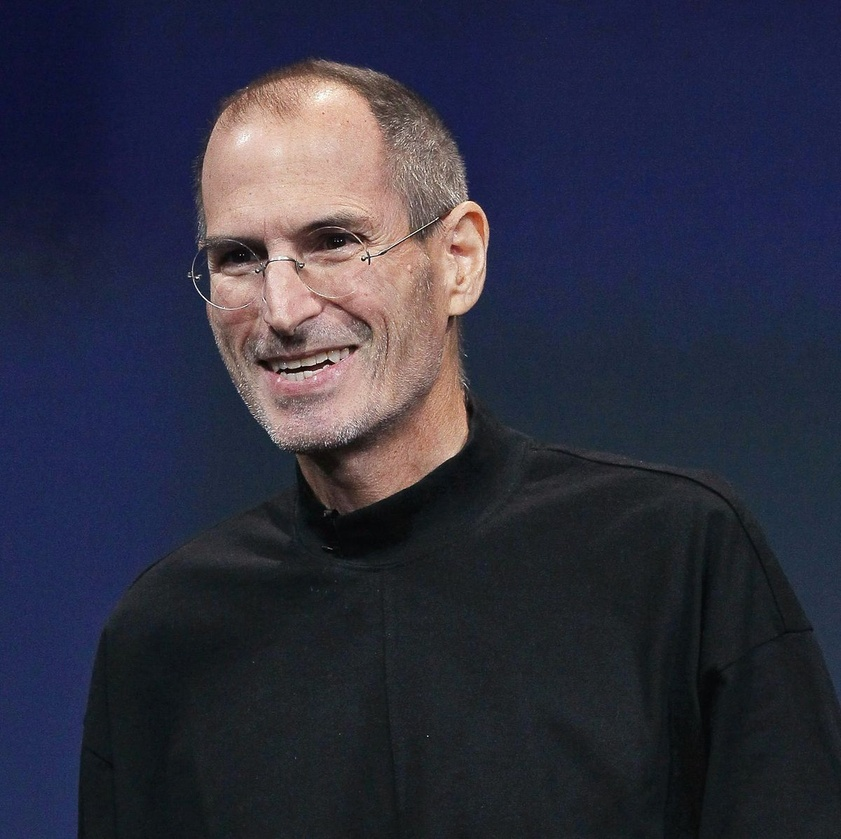
#> input picture jobs.jpg, 841 x 839 px, shrunk from 1200 x 1197 before the run
$ python image_face.py
#> lines starting #> are read from the running program, lines starting #| are printed output that depends on the picture; after the words box and inside, x2 and y2 are one past the last pixel; in counts of white or black regions, pixels touching at a corner belong together
import cv2
import matplotlib.pyplot as plt

image_path = 'jobs.jpg'
img = cv2.imread(image_path)
#> img is the input picture: shape (839, 841, 3); mean B, G, R 63.9, 47.6, 47
print("IMAGE SHAPE", img.shape)
#| IMAGE SHAPE (839, 841, 3)
# convert to grayscale for efficiency
gray_image = cv2.cvtColor(img, cv2.COLOR_BGR2GRAY)
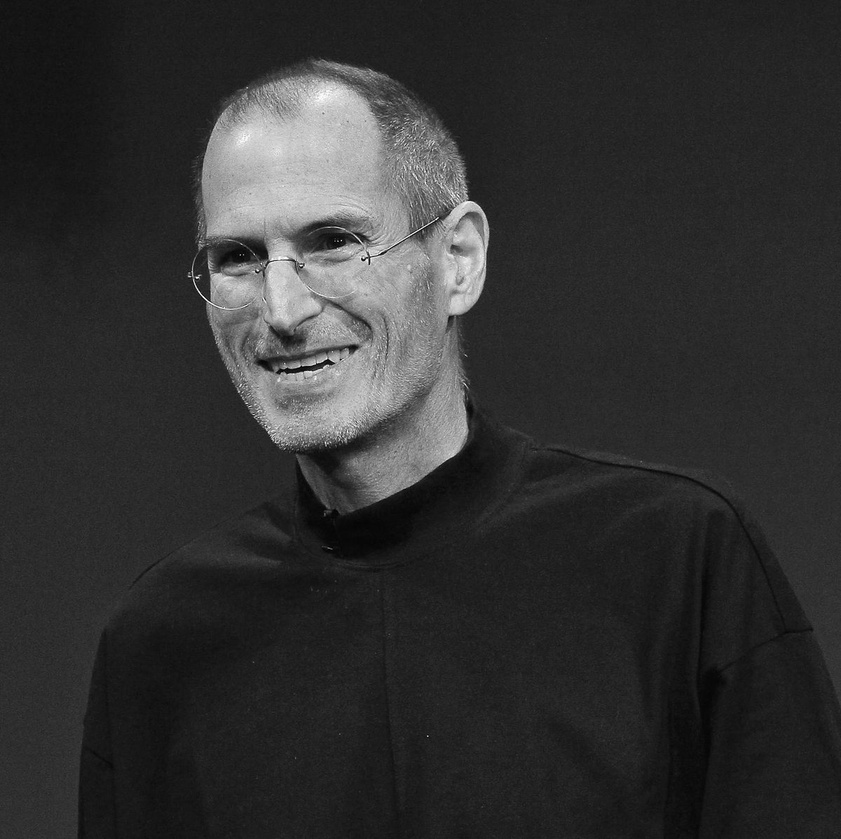
#> gray_image: shape (839, 841); min 0, max 254, mean 49.3

print("GRAY SHAPE", gray_image.shape)
#| GRAY SHAPE (839, 841)


face_classify = cv2.CascadeClassifier(cv2.data.haarcascades + "haarcascade_frontalface_default.xml")

# detectMultiScale() identifies faces of varying sizes in image
# gray_image is the input image
# scaleFactor scales down size of image so that algorithm detects larger faces more easily (in this case, scale down 10%)
# minNeighbours: this value is important, a valid detection is made when a certain number of neighbouring rectangles
# are identified. A low value would result in more false positives, a higher value can result in false negatives
face = face_classify.detectMultiScale(gray_image, scaleFactor=1.1, minNeighbors=5, minSize=(40,40))
#> face = [[154, 133, 289, 289]]

# drawing the box around face
# face is an array with four values:
# x and y axis which faces were detected
# width and height of the face
# (0, 255, 0) is green (green box), 6 is thickness
for (x, y, w, h) in face:
    cv2.rectangle(img, (x, y), (x + w, y + h), (0, 255, 0), 5)
#> this loop made 1 pass
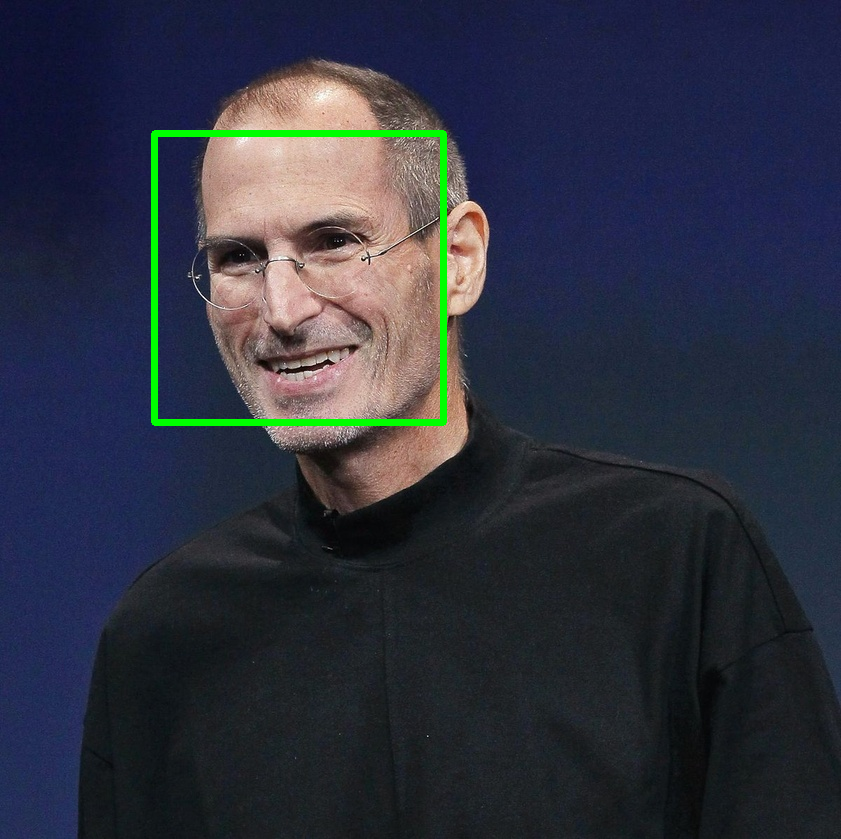
#> img: shape (839, 841, 3); 1.14% of pixels changed, all inside (x1, y1, x2, y2) = (151, 130, 447, 426)

# displaying image

# use matplotlib to display image:
# first need to convert BGR to RGB:
img_rgb = cv2.cvtColor(img, cv2.COLOR_BGR2RGB)
plt.figure(figsize=(40,20))
plt.imshow(img_rgb)
plt.axis('off')
plt.show()

# another way to show the image using cv2
# cv2.imshow('image', img)
# cv2.waitKey()
